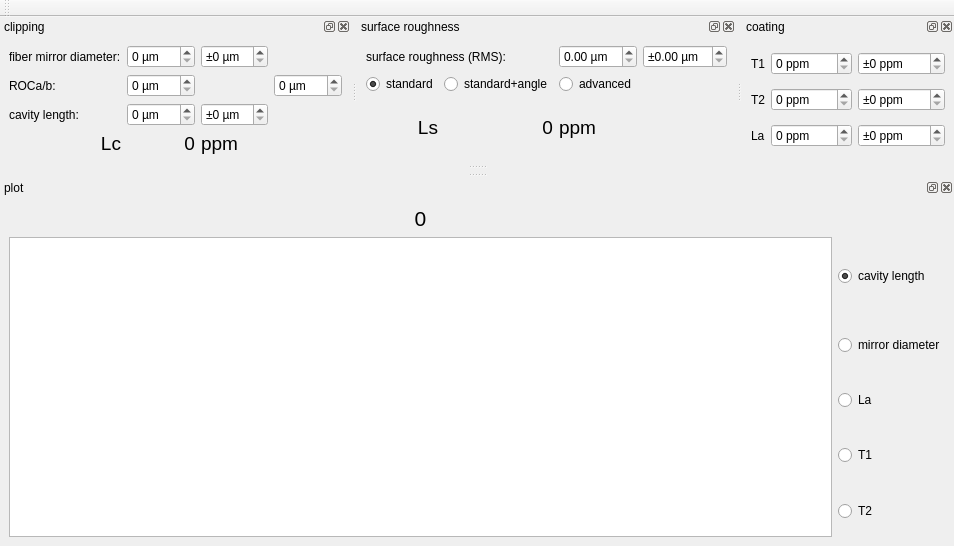
<?xml version="1.0" encoding="UTF-8"?>
<ui version="4.0">
 <class>MainWindow</class>
 <widget class="QMainWindow" name="MainWindow">
  <property name="geometry">
   <rect>
    <x>0</x>
    <y>0</y>
    <width>898</width>
    <height>546</height>
   </rect>
  </property>
  <property name="windowTitle">
   <string>qudi: QDPlotter</string>
  </property>
  <widget class="QWidget" name="centralwidget">
   <property name="layoutDirection">
    <enum>Qt::LeftToRight</enum>
   </property>
  </widget>
  <widget class="QToolBar" name="counting_control_ToolBar">
   <property name="windowTitle">
    <string>Counting Controls</string>
   </property>
   <property name="toolButtonStyle">
    <enum>Qt::ToolButtonTextUnderIcon</enum>
   </property>
   <attribute name="toolBarArea">
    <enum>TopToolBarArea</enum>
   </attribute>
   <attribute name="toolBarBreak">
    <bool>false</bool>
   </attribute>
  </widget>
  <widget class="QDockWidget" name="dockWidget_8">
   <property name="windowTitle">
    <string>clipping</string>
   </property>
   <attribute name="dockWidgetArea">
    <number>4</number>
   </attribute>
   <widget class="QWidget" name="dockWidgetContents_10">
    <layout class="QGridLayout" name="gridLayout_3">
     <item row="1" column="0">
      <widget class="QLabel" name="label_22">
       <property name="text">
        <string>ROCa/b:</string>
       </property>
      </widget>
     </item>
     <item row="0" column="0">
      <widget class="QLabel" name="label">
       <property name="text">
        <string>fiber mirror diameter:</string>
       </property>
      </widget>
     </item>
     <item row="3" column="0">
      <widget class="QLabel" name="label_23">
       <property name="font">
        <font>
         <pointsize>14</pointsize>
        </font>
       </property>
       <property name="text">
        <string>Lc</string>
       </property>
       <property name="alignment">
        <set>Qt::AlignRight|Qt::AlignTrailing|Qt::AlignVCenter</set>
       </property>
      </widget>
     </item>
     <item row="3" column="2">
      <widget class="QLabel" name="label_25">
       <property name="font">
        <font>
         <pointsize>14</pointsize>
        </font>
       </property>
       <property name="text">
        <string>ppm</string>
       </property>
      </widget>
     </item>
     <item row="2" column="0">
      <widget class="QLabel" name="label_26">
       <property name="text">
        <string>cavity length:</string>
       </property>
      </widget>
     </item>
     <item row="0" column="1">
      <widget class="QSpinBox" name="spinBox_fiberdiameter">
       <property name="suffix">
        <string> µm</string>
       </property>
       <property name="maximum">
        <number>150</number>
       </property>
      </widget>
     </item>
     <item row="3" column="1">
      <widget class="QLabel" name="LC_label">
       <property name="font">
        <font>
         <pointsize>14</pointsize>
        </font>
       </property>
       <property name="layoutDirection">
        <enum>Qt::LeftToRight</enum>
       </property>
       <property name="frameShadow">
        <enum>QFrame::Plain</enum>
       </property>
       <property name="text">
        <string>0</string>
       </property>
       <property name="alignment">
        <set>Qt::AlignRight|Qt::AlignTrailing|Qt::AlignVCenter</set>
       </property>
      </widget>
     </item>
     <item row="1" column="1">
      <widget class="QSpinBox" name="spinBox_ROCa">
       <property name="suffix">
        <string> µm</string>
       </property>
       <property name="maximum">
        <number>500</number>
       </property>
      </widget>
     </item>
     <item row="2" column="1">
      <widget class="QSpinBox" name="spinBox_CavityLength">
       <property name="suffix">
        <string> µm</string>
       </property>
       <property name="maximum">
        <number>700</number>
       </property>
      </widget>
     </item>
     <item row="1" column="3">
      <widget class="QSpinBox" name="spinBox_ROCb">
       <property name="suffix">
        <string> µm</string>
       </property>
       <property name="maximum">
        <number>500</number>
       </property>
      </widget>
     </item>
     <item row="0" column="2">
      <widget class="QSpinBox" name="spinBox_fiberdiameter_error">
       <property name="suffix">
        <string> µm</string>
       </property>
       <property name="prefix">
        <string>±</string>
       </property>
      </widget>
     </item>
     <item row="2" column="2">
      <widget class="QSpinBox" name="spinBox_CavityLength_error">
       <property name="suffix">
        <string> µm</string>
       </property>
       <property name="prefix">
        <string>±</string>
       </property>
      </widget>
     </item>
    </layout>
   </widget>
  </widget>
  <widget class="QDockWidget" name="dockWidget_9">
   <property name="windowTitle">
    <string>surface roughness</string>
   </property>
   <attribute name="dockWidgetArea">
    <number>4</number>
   </attribute>
   <widget class="QWidget" name="dockWidgetContents_11">
    <layout class="QGridLayout" name="gridLayout_5">
     <item row="0" column="3">
      <widget class="QDoubleSpinBox" name="doubleSpinBox_RMS">
       <property name="suffix">
        <string> µm</string>
       </property>
       <property name="singleStep">
        <double>0.010000000000000</double>
       </property>
      </widget>
     </item>
     <item row="1" column="1">
      <widget class="QRadioButton" name="radioButton_standardangle">
       <property name="text">
        <string>standard+angle</string>
       </property>
      </widget>
     </item>
     <item row="3" column="0">
      <widget class="QLabel" name="label_32">
       <property name="font">
        <font>
         <pointsize>14</pointsize>
        </font>
       </property>
       <property name="text">
        <string>Ls</string>
       </property>
       <property name="alignment">
        <set>Qt::AlignRight|Qt::AlignTrailing|Qt::AlignVCenter</set>
       </property>
      </widget>
     </item>
     <item row="1" column="0">
      <widget class="QRadioButton" name="radioButton_standard">
       <property name="text">
        <string>standard</string>
       </property>
       <property name="checked">
        <bool>true</bool>
       </property>
      </widget>
     </item>
     <item row="3" column="3">
      <widget class="QLabel" name="label_31">
       <property name="font">
        <font>
         <pointsize>14</pointsize>
        </font>
       </property>
       <property name="text">
        <string>ppm</string>
       </property>
      </widget>
     </item>
     <item row="3" column="1">
      <widget class="QLabel" name="LS_label">
       <property name="font">
        <font>
         <pointsize>14</pointsize>
        </font>
       </property>
       <property name="layoutDirection">
        <enum>Qt::LeftToRight</enum>
       </property>
       <property name="frameShadow">
        <enum>QFrame::Plain</enum>
       </property>
       <property name="text">
        <string>0</string>
       </property>
       <property name="alignment">
        <set>Qt::AlignRight|Qt::AlignTrailing|Qt::AlignVCenter</set>
       </property>
      </widget>
     </item>
     <item row="1" column="3">
      <widget class="QRadioButton" name="radioButton_advanced">
       <property name="text">
        <string>advanced</string>
       </property>
      </widget>
     </item>
     <item row="0" column="4">
      <widget class="QDoubleSpinBox" name="doubleSpinBox_RMS_error">
       <property name="prefix">
        <string>±</string>
       </property>
       <property name="suffix">
        <string> µm</string>
       </property>
       <property name="singleStep">
        <double>0.010000000000000</double>
       </property>
      </widget>
     </item>
     <item row="0" column="0" colspan="2">
      <widget class="QLabel" name="label_30">
       <property name="text">
        <string>surface roughness (RMS):</string>
       </property>
      </widget>
     </item>
    </layout>
   </widget>
  </widget>
  <widget class="QDockWidget" name="dockWidget_15">
   <property name="windowTitle">
    <string>coating</string>
   </property>
   <attribute name="dockWidgetArea">
    <number>4</number>
   </attribute>
   <widget class="QWidget" name="dockWidgetContents_17">
    <layout class="QGridLayout" name="gridLayout_4">
     <item row="2" column="0">
      <widget class="QLabel" name="label_28">
       <property name="text">
        <string>T2</string>
       </property>
      </widget>
     </item>
     <item row="2" column="1">
      <widget class="QSpinBox" name="spinBox_T2">
       <property name="suffix">
        <string> ppm</string>
       </property>
       <property name="maximum">
        <number>3000</number>
       </property>
      </widget>
     </item>
     <item row="0" column="1">
      <widget class="QSpinBox" name="spinBox_T1">
       <property name="suffix">
        <string> ppm</string>
       </property>
       <property name="maximum">
        <number>3000</number>
       </property>
      </widget>
     </item>
     <item row="3" column="0">
      <widget class="QLabel" name="label_29">
       <property name="text">
        <string>La</string>
       </property>
      </widget>
     </item>
     <item row="0" column="0">
      <widget class="QLabel" name="label_27">
       <property name="text">
        <string>T1</string>
       </property>
      </widget>
     </item>
     <item row="3" column="1">
      <widget class="QSpinBox" name="spinBox_La">
       <property name="suffix">
        <string> ppm</string>
       </property>
       <property name="maximum">
        <number>3000</number>
       </property>
      </widget>
     </item>
     <item row="0" column="2">
      <widget class="QSpinBox" name="spinBox_T1_error">
       <property name="suffix">
        <string> ppm</string>
       </property>
       <property name="prefix">
        <string>±</string>
       </property>
       <property name="maximum">
        <number>3000</number>
       </property>
      </widget>
     </item>
     <item row="2" column="2">
      <widget class="QSpinBox" name="spinBox_T2_error">
       <property name="suffix">
        <string> ppm</string>
       </property>
       <property name="prefix">
        <string>±</string>
       </property>
       <property name="maximum">
        <number>3000</number>
       </property>
      </widget>
     </item>
     <item row="3" column="2">
      <widget class="QSpinBox" name="spinBox_La_error">
       <property name="suffix">
        <string> ppm</string>
       </property>
       <property name="prefix">
        <string>±</string>
       </property>
       <property name="maximum">
        <number>3000</number>
       </property>
      </widget>
     </item>
    </layout>
   </widget>
  </widget>
  <widget class="QDockWidget" name="dockWidget_25">
   <property name="windowTitle">
    <string>plot</string>
   </property>
   <attribute name="dockWidgetArea">
    <number>8</number>
   </attribute>
   <widget class="QWidget" name="dockWidgetContents_27">
    <layout class="QGridLayout" name="gridLayout_2">
     <item row="1" column="1">
      <widget class="QRadioButton" name="radioButton_cavitylength">
       <property name="text">
        <string>cavity length</string>
       </property>
       <property name="checked">
        <bool>true</bool>
       </property>
      </widget>
     </item>
     <item row="5" column="1">
      <widget class="QRadioButton" name="radioButton_T2">
       <property name="text">
        <string>T2</string>
       </property>
      </widget>
     </item>
     <item row="3" column="1">
      <widget class="QRadioButton" name="radioButton_La">
       <property name="text">
        <string>La</string>
       </property>
      </widget>
     </item>
     <item row="1" column="0" rowspan="5">
      <widget class="PlotWidget" name="qdplot_PlotWidget">
       <property name="minimumSize">
        <size>
         <width>0</width>
         <height>300</height>
        </size>
       </property>
      </widget>
     </item>
     <item row="2" column="1">
      <widget class="QRadioButton" name="radioButton_mirrordia">
       <property name="text">
        <string>mirror diameter</string>
       </property>
      </widget>
     </item>
     <item row="4" column="1">
      <widget class="QRadioButton" name="radioButton_T1">
       <property name="text">
        <string>T1</string>
       </property>
      </widget>
     </item>
     <item row="0" column="0">
      <widget class="QLabel" name="finesse_value">
       <property name="font">
        <font>
         <pointsize>16</pointsize>
        </font>
       </property>
       <property name="layoutDirection">
        <enum>Qt::LeftToRight</enum>
       </property>
       <property name="frameShadow">
        <enum>QFrame::Plain</enum>
       </property>
       <property name="text">
        <string>0</string>
       </property>
       <property name="alignment">
        <set>Qt::AlignCenter</set>
       </property>
      </widget>
     </item>
    </layout>
   </widget>
  </widget>
 </widget>
 <customwidgets>
  <customwidget>
   <class>PlotWidget</class>
   <extends>QGraphicsView</extends>
   <header>pyqtgraph</header>
  </customwidget>
 </customwidgets>
 <resources/>
 <connections/>
</ui>
